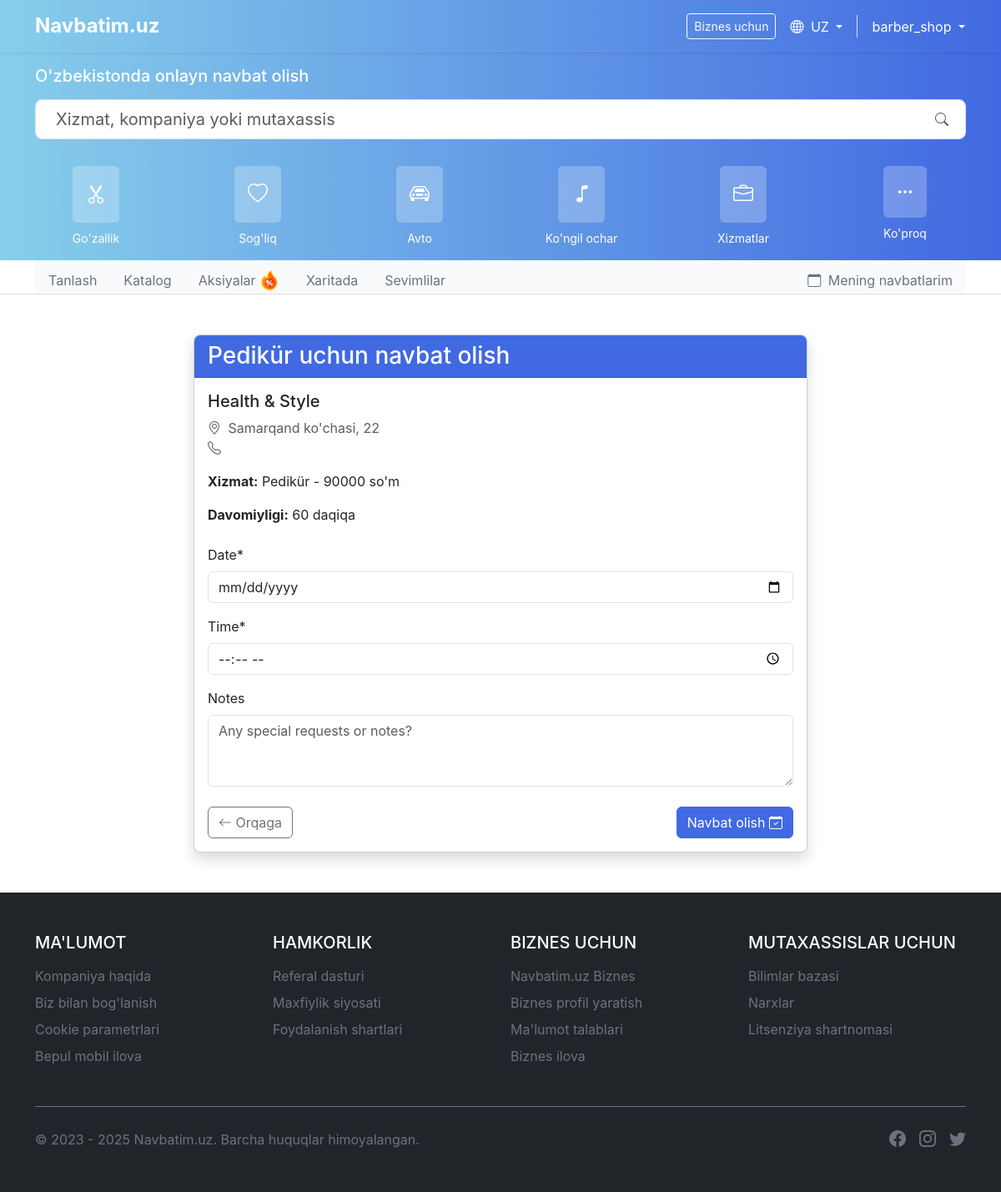
/appointments/book/5/ (signed in), run on the app's committed database.
### users/models.py (models this page shows, shortened)
class CustomUser(AbstractUser):
    USER_TYPE_CHOICES = (
        ('client', 'Client'),
        ('business', 'Business'),
    )
    user_type = models.CharField(max_length=10, choices=USER_TYPE_CHOICES, default='client')
    phone_number = models.CharField(max_length=20, blank=True)
    profile_picture = models.ImageField(upload_to='profile_pictures/', blank=True, null=True)

class BusinessProfile(models.Model):
    user = models.OneToOneField(CustomUser, on_delete=models.CASCADE, related_name='business_profile')
    business_name = models.CharField(max_length=100)
    description = models.TextField(blank=True)
    address = models.CharField(max_length=255)
    city = models.CharField(max_length=100)
    phone_number = models.CharField(max_length=20, blank=True)
    website = models.URLField(blank=True, null=True)
    logo = models.ImageField(upload_to='business_logos/', blank=True, null=True)
    cover_image = models.ImageField(upload_to='business_covers/', blank=True, null=True)
    latitude = models.FloatField(null=True, blank=True)
    longitude = models.FloatField(null=True, blank=True)
    is_premium = models.BooleanField(default=False)
    is_verified = models.BooleanField(default=False)
    created_at = models.DateTimeField(auto_now_add=True)
    updated_at = models.DateTimeField(auto_now=True)

### services/models.py (models this page shows, shortened)
class Category(models.Model):
    name = models.CharField(max_length=100)
    slug = models.SlugField(unique=True)
    icon = models.CharField(max_length=50, help_text="Icon name from the icon set")
    icon_color = models.CharField(max_length=50, default="bg-emerald-100 text-emerald-500")
    order = models.PositiveIntegerField(default=0)
    class Meta:
        verbose_name_plural = "Categories"
        ordering = ['order']

class Service(models.Model):
    business = models.ForeignKey(BusinessProfile, on_delete=models.CASCADE, related_name='services')
    category = models.ForeignKey(Category, on_delete=models.CASCADE, related_name='services')
    name = models.CharField(max_length=100)
    description = models.TextField(blank=True)
    image = models.ImageField(upload_to='services/', blank=True, null=True)
    price = models.DecimalField(max_digits=10, decimal_places=2)
    duration = models.PositiveIntegerField(help_text="Duration in minutes")
    has_discount = models.BooleanField(default=False)
    is_active = models.BooleanField(default=True)
    created_at = models.DateTimeField(auto_now_add=True)
    updated_at = models.DateTimeField(auto_now=True)

### appointments/views.py (the view)
# urls.py: path('book/<int:service_id>/', views.book_appointment, name='book_appointment'),
def book_appointment(request, service_id):
    if not request.user.is_authenticated:
        return redirect('account_login')
    service = get_object_or_404(Service, pk=service_id)
    business = service.business
    if request.method == 'POST':
        form = AppointmentForm(request.POST)
        if form.is_valid():
            appointment = form.save(commit=False)
            appointment.client = request.user
            appointment.business = business
            appointment.service = service
            appointment.save()
            messages.success(request,
                             f"{service.name} xizmati uchun {business.business_name} biznesida navbat muvaffaqiyatli band qilindi!")
            return redirect('appointment_list')
    else:
        form = AppointmentForm()
    context = {
        'form': form,
        'service': service,
        'business': business,
    }
    return render(request, 'appointments/book_appointment.html', context)

### appointments/forms.py (shortened to what this page needs)
class AppointmentForm(forms.ModelForm):
    class Meta:
        model = Appointment
        fields = ['date', 'time', 'notes']
        widgets = {
            'date': forms.DateInput(attrs={'type': 'date', 'min': timezone.now().date().isoformat()}),
            'time': forms.TimeInput(attrs={'type': 'time'}),
            'notes': forms.Textarea(attrs={'rows': 3, 'placeholder': 'Any special requests or notes?'}),
        }

### core/context_processors.py (called while the page is built)
def categories(request):
    return {
        'global_categories': Category.objects.all()
    }

### templates/appointments/book_appointment.html (shortened to what this page needs)
{% extends 'base.html' %}
{% load crispy_forms_tags %}
{% block content %}
<div class="container py-5">
    <div class="row justify-content-center">
        <div class="col-md-8">
            <div class="card shadow">
                <div class="card-header bg-primary text-white">
                    <h3 class="mb-0">{{ service.name }} uchun navbat olish</h3>
                </div>
                <div class="card-body">
                    <div class="mb-4">
                        <h5>{{ business.business_name }}</h5>
                        <p class="text-muted">
                            <i class="bi bi-geo-alt me-1"></i> {{ business.address }}<br>
                            <i class="bi bi-telephone me-1"></i> {{ business.phone_number }}
                        </p>
                        <p><strong>Xizmat:</strong> {{ service.name }} - {{ service.price|floatformat:0 }} so'm</p>
                        <p><strong>Davomiyligi:</strong> {{ service.duration }} daqiqa</p>
                    </div>
                    <form method="post">
                        {{ form|crispy }}
                        <div class="mt-4 d-flex justify-content-between">
                            <a href="/services/business/{{ business.id }}" class="btn btn-outline-secondary">
                                <i class="bi bi-arrow-left"></i> Orqaga
                            </a>
                            <button type="submit" class="btn btn-primary">
                                Navbat olish <i class="bi bi-calendar-check"></i>
                            </button>
                        </div>
                    </form>
                </div>
            </div>
        </div>
    </div>
</div>
{% endblock %}

### templates/includes/header.html (shortened to what this page needs)
<header class="sticky-top">
    <div class="bg-gradient-primary text-white">
        <div class="container">
            <div class="d-flex justify-content-between align-items-center py-3">
                <a href="{% url 'home' %}" class="text-white text-decoration-none">
                    <h1 class="h4 m-0 fw-bold">Navbatim.uz</h1>
                </a>
                <div class="d-flex align-items-center">
                    <a href="/business/dashboard/" class="btn btn-outline-light btn-sm me-3 d-none d-md-block">
                        Biznes uchun
                    </a>
                    <div class="dropdown">
                        <button class="btn btn-link text-white text-decoration-none dropdown-toggle p-0" type="button" id="languageDropdown" data-bs-toggle="dropdown" aria-expanded="false">
                            <i class="bi bi-globe me-1"></i> UZ
                        </button>
                    </div>
                    <div class="ms-3 border-start ps-3">
                        {% if user.is_authenticated %}
                            <div class="dropdown">
                                <button class="btn btn-link text-white text-decoration-none dropdown-toggle p-0" type="button" id="userDropdown" data-bs-toggle="dropdown" aria-expanded="false">
                                    {{ user.username }}
                                </button>
                            </div>
                        {% else %}
                            <a href="/accounts/login/" class="text-white text-decoration-none">Kirish / Ro'yxatdan o'tish</a>
                        {% endif %}
                    </div>
                </div>
            </div>
        </div>
    </div>
</header>

### templates/includes/navbar.html (shortened to what this page needs)
{% load static %}
<div>
    <div class="bg-gradient-primary text-white">
        <div class="container">
            <div class="py-3">
                <h2 class="h5 mb-3">O'zbekistonda onlayn navbat olish</h2>
                <form action="/services/" method="get" class="position-relative">
                    <input type="text" name="q" class="form-control form-control-lg ps-4" placeholder="Xizmat, kompaniya yoki mutaxassis" aria-label="Search">
                    <button type="submit" class="btn bg-white position-absolute top-50 end-0 translate-middle-y me-2">
                        <i class="bi bi-search text-muted"></i>
                    </button>
                </form>
            </div>
            <div class="py-3">
                <div class="row row-cols-3 row-cols-sm-4 row-cols-md-6 g-5">
                    {% for category in global_categories %}
                    <div class="col">
                        <a href="/services/category/{{category.slug}}" class="text-decoration-none">
                            <div class="d-flex flex-column align-items-center">
                                <div class="rounded p-3 mb-2 bg-light bg-opacity-25 text-white ">
                                    <i class="bi bi-{{ category.icon }} fs-4"></i>
                                </div>
                                <span class="text-white small text-center">{{ category.name }}</span>
                            </div>
                        </a>
                    </div>
                    {% endfor %}
                    <div class="col">
                        <a href="/services/" class="text-decoration-none">
                            <div class="d-flex flex-column align-items-center">
                                <div class="rounded p-3 mb-2 bg-light bg-opacity-25 text-white">
                                    <i class="bi bi-three-dots fs-5"></i>
                                </div>
                                <span class="text-white small text-center">Ko'proq</span>
                            </div>
                        </a>
                    </div>
                </div>
            </div>
        </div>
    </div>
    <div class="bg-white border-bottom">
        <div class="container">
            <ul class="nav nav-tabs border-0">
                <li class="nav-item">
                    <a class="nav-link {% if request.path == '/' %}active{% endif %}" href="{% url 'home' %}">Tanlash</a>
                </li>
                <li class="nav-item">
                    <a class="nav-link {% if request.path == '/services/' %}active{% endif %}" href="/services/">Katalog</a>
                </li>
                <li class="nav-item">
                    <a class="nav-link {% if request.path == '/services/deals/' %}active{% endif %}" href="/services/deals/">
                        Aksiyalar
                        <img src="{% static 'img/hot-sale.png' %}" alt="Hot Sale" style="height: 1.5em; vertical-align: top;">
                    </a>
                </li>
                <li class="nav-item">
                    <a class="nav-link {% if request.path == '/services/map/' %}active{% endif %}" href="/services/map/">Xaritada</a>
                </li>
                <li class="nav-item">
                    <a class="nav-link {% if request.path == '/users/favorites/' %}active{% endif %}" href="{% url 'favorites' %}">Sevimlilar</a>
                </li>
                <li class="nav-item ms-auto">
                    <a class="nav-link {% if request.path == '/appointments/' %}active{% endif %}" href="{% url 'appointment_list' %}">
                        <i class="bi bi-calendar me-1"></i> Mening navbatlarim
                    </a>
                </li>
            </ul>
        </div>
    </div>
</div>

### static/css/styles.css (style rules this page uses)
:root { --primary: #4169E1; --primary-dark: #2A4066; --primary-light: #BFEAFD; --secondary: #87CEEB; --secondary-light: #E6F0FA; --dark: #111827; --light: #f9fafb; --gray: #6b7280; --gray-light: #e5e7eb; --danger: #dc2626; --success: #16a34a; --warning: #facc15; --info: #0ea5e9; }
body { font-family: "Inter", -apple-system, BlinkMacSystemFont, "Segoe UI", Roboto, Oxygen, Ubuntu, Cantarell, "Open Sans", "Helvetica Neue", sans-serif; color: var(--dark); line-height: 1.5; }
.nav-tabs { background-color: var(--light); transition: height 0.3s ease, padding 0.3s ease; height: 40px; overflow: hidden; }
.nav-tabs .nav-link { color: var(--gray); border: none; border-bottom: 2px solid transparent; padding: 0.75rem 1rem; transition: padding 0.3s ease, font-size 0.3s ease; }
a { color: var(--primary); text-decoration: none; }
.btn-primary { background-color: var(--primary); border-color: var(--primary); }
.bg-primary { background-color: var(--primary) !important; }
.bg-gradient-primary { background: linear-gradient(to right, #87CEEB, #4169E1); }
.card { border-radius: 0.5rem; overflow: hidden; }
header { box-shadow: 0 1px 3px rgba(0, 0, 0, 0.1); }

### data on the page
CustomUser: username "barber_shop"
Category: name "Go'zallik"
Category: name "Sog'liq"
Category: name "Avto"
Category: name "Ko'ngil ochar"
Category: name "Xizmatlar"
Service: name "Pedikür", price "90000", duration "60"
BusinessProfile: business_name "Health & Style", address "Samarqand ko'chasi, 22"
